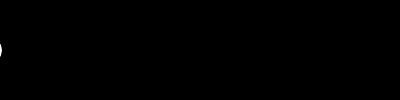
Frame 1 (no input)
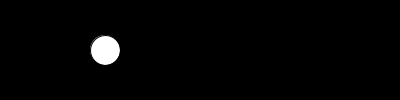
Frame 60 (the mouse pressed at the canvas centre just before this capture)
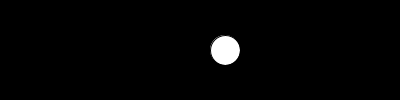
Frame 120 (the mouse held since frame 60 and released just before this capture)

The Processing sketch that drew these frames (run headless with seeded random() and noise(); from frame 60 on, the mouse is pressed at the canvas centre):

// Processing sketch: processing_51118
// ── processing_51118.pde

float x;
 
void setup() {
  size(400, 100);
  smooth();
  frameRate(20); // 1000 / 20 = 50 ms
  x = -15;
}  
 
void draw() {
  background(0);
  x = x + 2;
   
  if ( x > width + 15  ) {
    x = -15;
  }
   
  ellipse(x,height/2,30,30);
}
